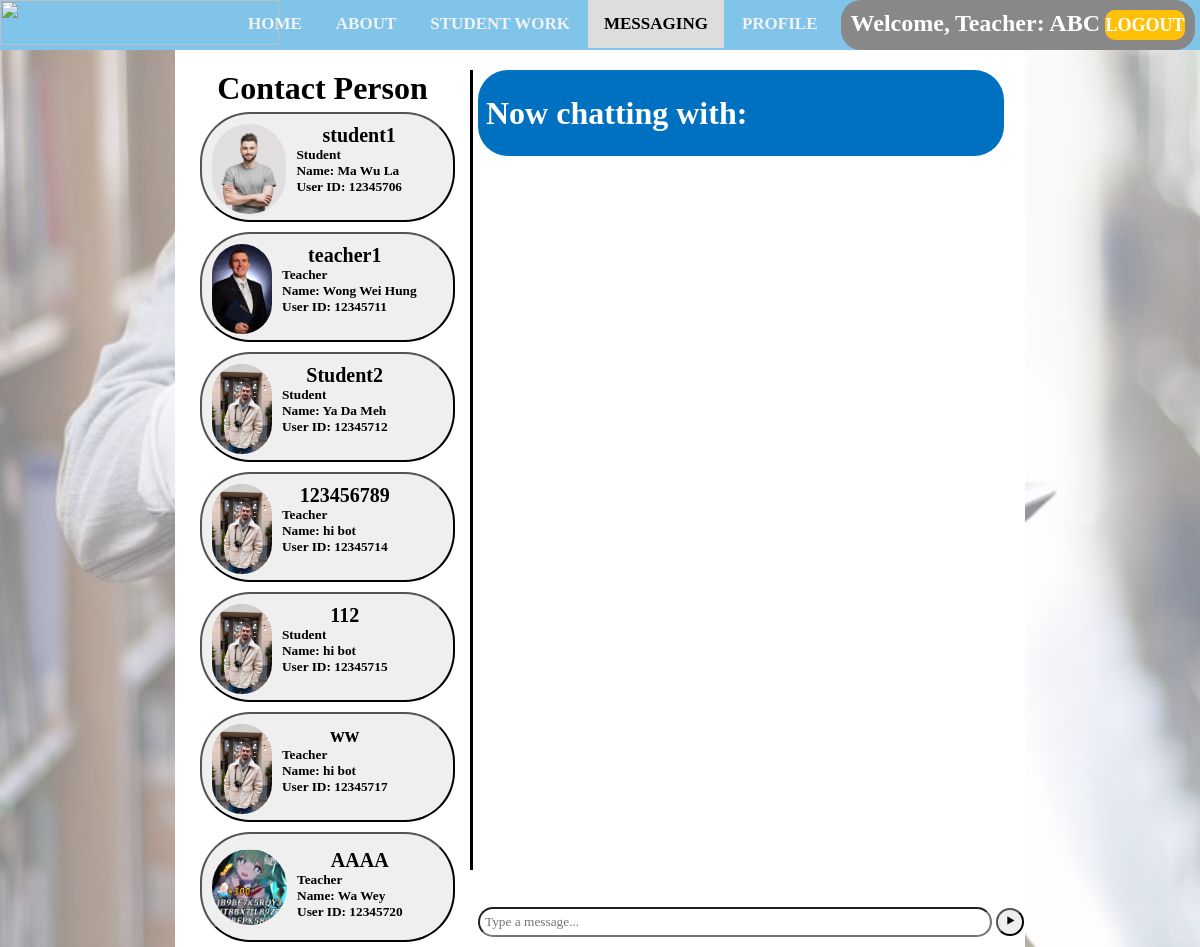
Screenshot of /login_system/logged_in/message/index.php (signed in) with the database file from the repository.
### tables this page shows
CREATE TABLE `users` (
  `id` int(11) NOT NULL,
  `username` varchar(50) NOT NULL,
  `role` enum('Staff','Student','Teacher') NOT NULL,
  `password` varchar(255) NOT NULL
);

CREATE TABLE `student` (
  `user_id` int(11) NOT NULL,
  `student_id` varchar(20) NOT NULL,
  `firstName` varchar(255) DEFAULT NULL,
  `lastName` varchar(50) DEFAULT NULL,
  `dateOfBirth` varchar(10) DEFAULT NULL,
  `gender` varchar(10) DEFAULT NULL,
  `gradelevel` varchar(20) DEFAULT NULL,
  `logo_path` varchar(50) NOT NULL,
  `programme` varchar(50) NOT NULL,
  `intake_year` int(4) NOT NULL,
  `address` varchar(255) DEFAULT NULL,
  `email` varchar(50) NOT NULL,
  `phoneNumber` varchar(20) DEFAULT NULL,
  `guardian_info` varchar(50) DEFAULT NULL,
  `create_dt` datetime DEFAULT CURRENT_TIMESTAMP,
  `modify_dt` datetime DEFAULT CURRENT_TIMESTAMP ON UPDATE CURRENT_TIMESTAMP
);

CREATE TABLE `teacher` (
  `user_id` int(11) NOT NULL,
  `teacher_id` varchar(20) NOT NULL,
  `firstName` varchar(255) DEFAULT NULL,
  `lastName` varchar(50) DEFAULT NULL,
  `dateOfBirth` varchar(10) DEFAULT NULL,
  `logo_path` varchar(50) NOT NULL,
  `gender` varchar(10) DEFAULT NULL,
  `qualification` varchar(255) DEFAULT NULL,
  `exp` varchar(10) DEFAULT NULL,
  `dept` varchar(50) DEFAULT NULL,
  `phone_num` varchar(20) DEFAULT NULL,
  `email_addr` varchar(20) DEFAULT NULL,
  `create_dt` datetime DEFAULT CURRENT_TIMESTAMP,
  `modify_dt` datetime DEFAULT CURRENT_TIMESTAMP ON UPDATE CURRENT_TIMESTAMP
);

### login_system/logged_in/message/index.php (the view, shortened to what this page needs)
<?php
$servername = "127.0.0.1";
$db_username = "root";
$db_password = "";
$dbname = "sms";
try {
    $pdo1 = new PDO("mysql:servername=$servername;dbname=$dbname", $db_username, $db_password);
    $pdo1->setAttribute(PDO::ATTR_ERRMODE, PDO::ERRMODE_EXCEPTION);
	$id = $_SESSION['user_id'];
	$stmt_1 = $pdo1->query("SELECT distinct id,username,role FROM users where id != $id  order by id asc");
	$items = $stmt_1->fetchAll(PDO::FETCH_ASSOC);
} catch (PDOException $e) {
    echo "Connection failed[username]: " . $e->getMessage();
    exit;
}
?>
<!DOCTYPE html>
<html lang="en">
<head>
</head>
<body>
<div class="navbar">
<div class="icon">
    <img src="https://www.hkit.edu.hk/en/images/logo_ebooklet.png" width ="279" height="45" >
</div>
<div class="menu">
    <ul>
		<li><a href="../home_page.php">HOME</a></li>
		<li><a href="../about_us_page.php">ABOUT</a></li>
		<li><a href="../student_work/student_work.php" >STUDENT WORK</a></li>
		<li><a href="../message/index.php"style="background: #ddd; color: black;">MESSAGING</a></li>
		<li><a href="../edit_profile/profile_page.php">PROFILE</a></li>
		<li><a href="../contact_us_page.php">CONTACT US</a></li>
    </ul>
</div>
</div>
<div class="TopRightCorner">
                <div style="line-height:27px; font-size:24px;margin-right:5px;"><b>Welcome,</b></div>
                <b><div id="session_username" style="font-size:24px;margin-right:5px;"> <?php echo $_SESSION['role']; ?>: <?php echo $_SESSION['username']; ?></div></b>
                <a href="logout.php"><button id="LoginPage"><b>LOGOUT</b></button></a>
            </div>
<div class = "CenteredPannel">
    <div class="contact_person_container">
        <h1 style="text-align:center;">Contact Person</h1>
        <?php foreach ($items as $item): ?>
			<button class="contact_person" onclick="selectContactPerson(event)" value="<?php echo $item['id']; ?>">
					<?php
                    $servername = "127.0.0.1";
                    $username = "root";
                    $password = "";
                    $dbname = "sms";
                    $conn = new mysqli($servername, $username, $password, $dbname);
                    $sql = "SELECT * FROM ".$item["role"]." where user_id='" . $item["id"]."'";
                    $result = $conn->query($sql);
                    if ($result->num_rows > 0) {
                        while ($row = $result->fetch_assoc()) {
                            $logopath="../../../images/".$item["role"]."/".$row["logo_path"];
                            $name=$row["lastName"]." ".$row["firstName"];
                        }
                    }
                    echo '<img src="'.$logopath.'" style="max-width:75px;max-height:90px;border-radius:50px;float:left;padding:10px;">
                    <b><div class="contact_person_name" style="margin-top:10px;float:left;font-size:20px;width:50%;float:left;max-height:34.5px;maxlength="14" ">'
                        .$item['username'].'</div><div class="details">'.$item['role'].'';
                        echo '<br>Name: '.$name.'<br>User ID: '.$item["id"].'</div></b>';
            ?>
        </button>
        <?php endforeach; ?>
    </div>
<div class="chat-container">
    <div class="chatting_to"style="background-color: #0070c0;">
        <div class="chat-header">
            <h1>Now chatting with:</h1>
        </div>
    </div>
    <div style="bottom:10px; float:left;position:fixed;">
        <input type="text" id="message" placeholder="Type a message..." required style="width:500px;border-radius:30px;padding:5px;cursor: auto;">
        <button id="send" class="send_button"><b>	&#11208;</b></button>
    </div>
        </div>
</div>
</body>
</html>

### login_system/logged_in/message/index.php (style rules this page uses)
* { margin: 0; padding: 0; font-family:Calibri; }
body { background-image: linear-gradient(to top, rgba(255, 255, 255, 0.5)50%,rgba(255, 255, 255, 0.5)50%), url(../../../images/background\ image.png); background-repeat: repeat; background-attachment: fixed; background-size: cover; }
.navbar { height :50px; position: fixed; top: 0; width: 100%; background-color: #80c4e9; }
.navbar a { max-height: 20px; float: left; display: block; color: #f2f2f2; text-align: center; padding: 14px 16px; text-decoration: none; font-size: 17px; }
ul { float: left; display: flex; position:absolute; justify-content: center; align-items: center; }
ul li { list-style: none; margin-left: 2px; margin-top: 0px; font-size: 14px; }
ul li a { text-decoration: none; color: #fff; font-weight: bold; transition: 0.4s ease-in-out; }
.icon { width: 200px; float: left; height: 70px; }
.menu { padding-left: 30px; height:50px; float: left; text-align: center; }
.CenteredPannel { padding-top:70px; width: 850px; height: 800px; background-color: #fff; margin: auto; }
#LoginPage { width: 80px; max-width:80px; height: 30px; background: #ffc107; border: none; margin-top: 30px; font-size: 18px; border-radius: 10px; cursor: pointer; transition: 0.4s ease; color: #fff; margin:0px; text-align:center; }
#session_username { font-size:28px;margin-right:5px; }
.TopRightCorner { z-index: 10; border-radius:20px; background:#888; max-height:30px; position: fixed; top: 0px; right:5px; float: right; display: flex; flex-direction: row; padding:10px; font-size: 14px; color: #fff; text-align: center; font-family:Calibri; }
.contact_person_container { width:30%; float:left; margin-left:20px; margin-right:20px; }
.contact_person { width:100%; height:110px; border-radius:50px; margin:5px; cursor:pointer; transition: 0.4s ease-in-out; }
.chat-container { width:60%; float:left; border-left: 3px solid black; height:100%; padding-left:5px; }
.chatting_to { width:100%; padding:8px; background: #74b72e; color: #fff; height:70px; border-radius:30px; }
.details { float:left; text-align:left; }
.send_button { cursor:pointer;padding:3px;border-radius:100%;height:28px;width:28px; transition: 0.4s ease-in-out; }
.chat-header { line-height: 70px; }
.chat-header h1 { display: inline-block; margin: 0; }

### rows the page displays
users: role.logo_path (picture), username "student1", role "Student", student.lastName+firstName "Ma Wu La", id "12345706"
users: role.logo_path (picture), username "teacher1", role "Teacher", teacher.lastName+firstName "Wong Wei Hung", id "12345711"
users: role.logo_path (picture), username "Student2", role "Student", student.lastName+firstName "Ya Da Meh", id "12345712"
users: role.logo_path (picture), username "123456789", role "Teacher", teacher.lastName+firstName "hi bot", id "12345714"
users: users.role (picture), username "112", role "Student", id "12345715"
teacher: name "hi bot"
users: users.role (picture), username "ww", role "Teacher", id "12345717"
users: role.logo_path (picture), username "AAAA", role "Teacher", teacher.lastName+firstName "Wa Wey", id "12345720"

### other values shown
$_SESSION['role'] "Teacher"
$_SESSION['username'] "ABC"
